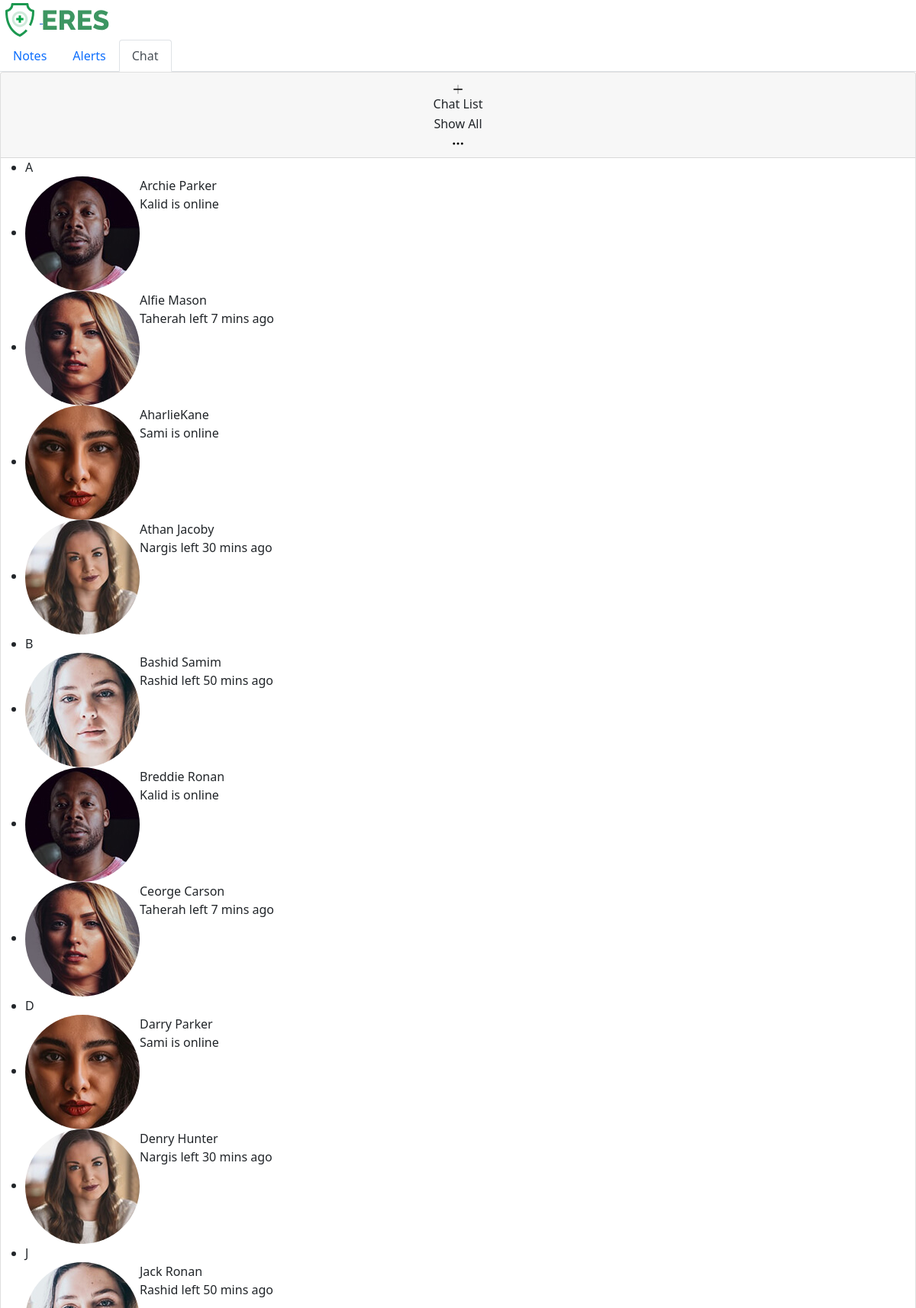
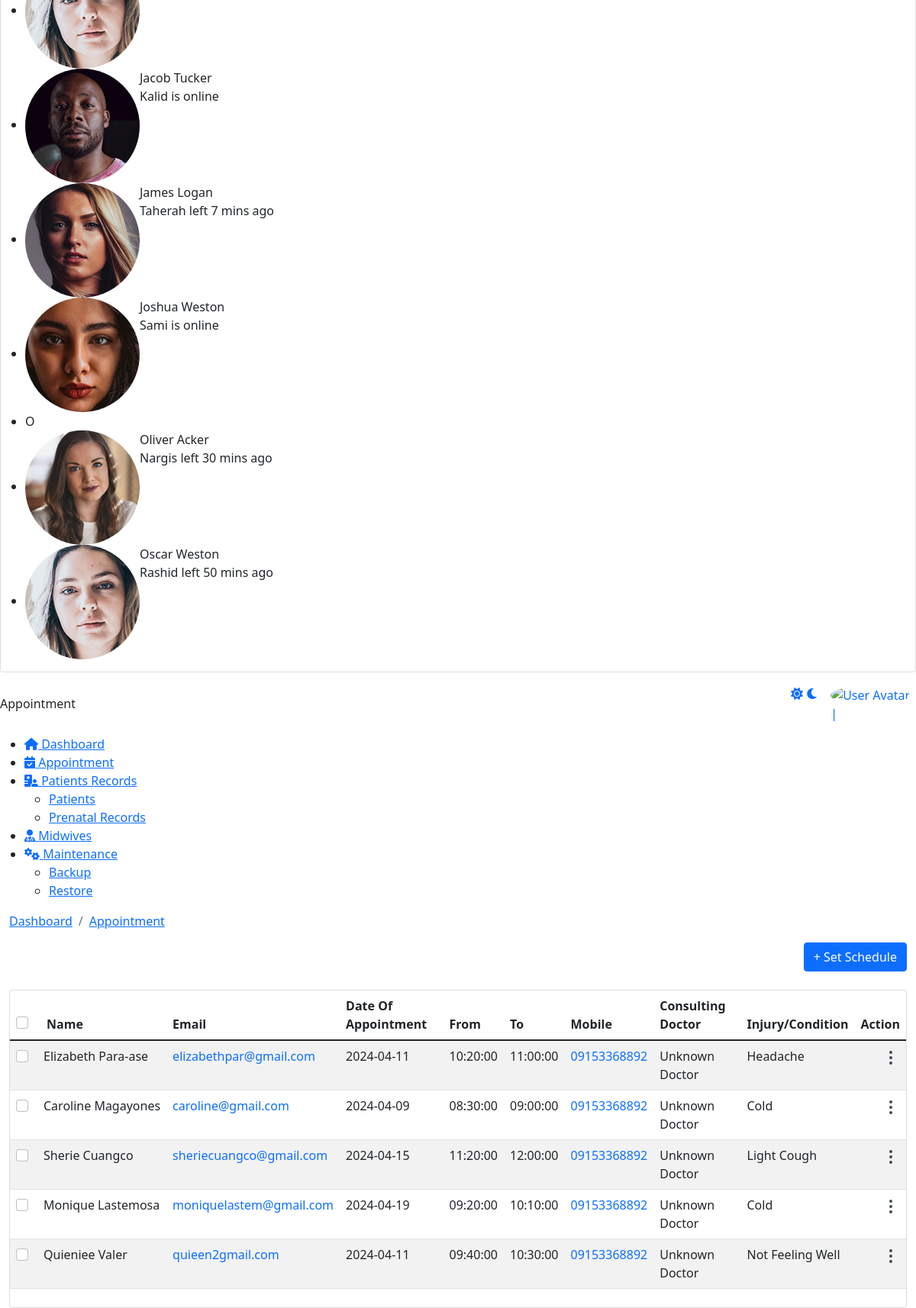
The app's page /admin/appointment.php with its own data (2 pictures, top to bottom).
### tables this page shows
CREATE TABLE `appointments` (
  `A_Id` int(11) NOT NULL AUTO_INCREMENT,
  `Title` varchar(10) NOT NULL,
  `FirstName` varchar(50) NOT NULL,
  `LastName` varchar(50) NOT NULL,
  `DateOfAppointment` date NOT NULL,
  `StartTime` time NOT NULL,
  `EndTime` time NOT NULL,
  `Address` varchar(100) NOT NULL,
  `Mobile` varchar(15) NOT NULL,
  `Consult_Doc` varchar(50) NOT NULL,
  `Email` varchar(100) NOT NULL,
  `Conditions` text NOT NULL,
  `Note` text NOT NULL,
  `Accepted` int(11) DEFAULT 2,
  PRIMARY KEY (`A_Id`)
);

### admin/appointment.php (the view, shortened to what this page needs)
<!DOCTYPE html>
<html lang="en">
    <head>
		 <link href="https://eres.dexignzone.com/codeigniter/demo/public/assets/vendor/owl-carousel/owl.carousel.css" rel="stylesheet" type="text/css"/>
		 <link href="https://eres.dexignzone.com/codeigniter/demo/public/assets/vendor/clockpicker/css/bootstrap-clockpicker.min.css" rel="stylesheet" type="text/css"/>
		 <link href="https://eres.dexignzone.com/codeigniter/demo/public/assets/vendor/bootstrap-datetimepicker/css/bootstrap-datetimepicker.min.css" rel="stylesheet" type="text/css"/>
		 <link href="https://eres.dexignzone.com/codeigniter/demo/public/assets/vendor/bootstrap-datetimepicker-master/css/bootstrap-datetimepicker.min.css" rel="stylesheet" type="text/css"/>
		 <link href="https://eres.dexignzone.com/codeigniter/demo/public/assets/vendor/datatables/css/jquery.dataTables.min.css" rel="stylesheet" type="text/css"/>
		 <link href="https://eres.dexignzone.com/codeigniter/demo/public/assets/vendor/bootstrap-select/dist/css/bootstrap-select.min.css" rel="stylesheet" type="text/css"/>
    <link class="main-css" href="https://eres.dexignzone.com/codeigniter/demo/public/assets/css/style.css" rel="stylesheet" type="text/css"/>
	<link rel="stylesheet" href="https://cdnjs.cloudflare.com/ajax/libs/font-awesome/6.5.1/css/all.min.css" />
<link rel="stylesheet" href="https://cdn.jsdelivr.net/npm/flatpickr/dist/flatpickr.min.css">
</head>
<body>
    <div id="main-wrapper">
<?php
include './template/header.php';
?>
<?php
include './template/chatbot.php';
?>
<div class="header">
	<div class="header-content">
		<nav class="navbar navbar-expand">
			<div class="collapse navbar-collapse justify-content-between">
				<div class="header-left">
					<div class="dashboard_bar">
					Appointment					</div>
				</div>
				<?php
				include './template/header2.php';
				?>
			</div>
		</nav>
	</div>
</div>
<?php
include './template/sidebar.php';
?>
<div class="content-body">
	<div class="container-fluid">
		<div class="page-titles">
			<ol class="breadcrumb">
				<li class="breadcrumb-item"><a href="javascript:void(0)">Dashboard</a></li>
				<li class="breadcrumb-item active"><a href="javascript:void(0)">Appointment</a></li>
			</ol>
		</div>
		<div class="form-head d-flex mb-3 mb-md-4 align-items-center">
			<div class="ms-auto">
				<a href="javascript:void(0);" class="btn btn-primary btn-rounded add-appointment" data-bs-toggle="modal" data-bs-target="#exampleModal">+ Set Schedule</a>
			</div>
		</div>
		<div class="row">
    <div class="col-xl-12">
        <div class="card">
            <div class="card-body p-0">
                <div class="table-responsive">
                    <table id="example5" class="table table-striped patient-list mb-4 dataTablesCard fs-14">
                        <thead>
                            <tr>
                                <th>
                                    <div class="checkbox text-end align-self-center">
                                        <div class="form-check custom-checkbox">
                                            <input type="checkbox" class="form-check-input" id="checkAll" required="">
                                        </div>
                                    </div>
                                </th>
                                <th>Name</th>
                                <th>Email</th>
                                <th>Date Of Appointment</th>
                                <th>From</th>
                                <th>To</th>
                                <th>Mobile</th>
                                <th>Consulting Doctor</th>
                                <th>Injury/Condition</th>
                                <th>Action</th>
                            </tr>
                        </thead>
                        <tbody>
                        <?php
                            include('./connection/conn.php');
                            $query = "SELECT * FROM appointments WHERE Accepted = 2";
                            $result = mysqli_query($conn, $query);
                            if (!$result) {
                                echo "<tr><td colspan='10'>Error: " . mysqli_error($conn) . "</td></tr>";
                            } elseif (mysqli_num_rows($result) > 0) {
                                while ($row = mysqli_fetch_assoc($result)) {
                                    $appointmentId = $row['A_Id'];
                                    $fullName = $row['FirstName'] . ' ' . $row['LastName'];
                                    $consultingDoctor = getDoctorName($row['Consult_Doc'], $conn);
                                    echo "<tr id='appointmentRow_$appointmentId'>";
                                    echo "<td>";
                                    echo '<div class="checkbox text-end align-self-center">';
                                    echo '<div class="form-check custom-checkbox">';
                                    echo '<input type="checkbox" class="form-check-input" id="customCheckBox_' . $appointmentId . '" required="">';
                                    echo '</div>';
                                    echo '</div>';
                                    echo '</td>';
                                    echo '<td class="patient-info ps-0"><span class="text-nowrap ms-1">' . htmlspecialchars($fullName) . '</span></td>';
                                    echo '<td class="text-primary">' . htmlspecialchars($row['Email']) . '</td>';
                                    echo '<td>' . htmlspecialchars($row['DateOfAppointment']) . '</td>';
                                    echo '<td>' . htmlspecialchars($row['StartTime']) . '</td>';
                                    echo '<td>' . htmlspecialchars($row['EndTime']) . '</td>';
                                    echo '<td class="text-primary">' . htmlspecialchars($row['Mobile']) . '</td>';
                                    echo '<td>' . htmlspecialchars($consultingDoctor) . '</td>';
                                    echo '<td>' . htmlspecialchars($row['Conditions']) . '</td>';
                                    echo "<td>
                                        <div class='dropdown ms-auto c-pointer text-end'>
                                            <div class='btn-link' data-bs-toggle='dropdown'>
                                                <svg width='24' height='24' viewBox='0 0 24 24' fill='none' xmlns='http://www.w3.org/2000/svg'>
                                                    <path d='M12 11C11.4477 11 11 11.4477 11 12C11 12.5523 11.4477 13 12 13C12.5523 13 13 12.5523 13 12C13 11.4477 12.5523 11 12 11Z' stroke='#3E4954' stroke-width='2' stroke-linecap='round' stroke-linejoin='round'/>
                                                    <path d='M12 18C11.4477 18 11 18.4477 11 19C11 19.5523 11.4477 20 12 20C12.5523 20 13 19.5523 13 19C13 18.4477 12.5523 18 12 18Z' stroke='#3E4954' stroke-width='2' stroke-linecap='round' stroke-linejoin='round'/>
                                                    <path d='M12 4C11.4477 4 11 4.44772 11 5C11 5.55228 11.4477 6 12 6C12.5523 6 13 5.55228 13 5C13 4.44772 12.5523 4 12 4Z' stroke='#3E4954' stroke-width='2' stroke-linecap='round' stroke-linejoin='round'/>
                                                </svg>
                                            </div>
                                            <div class='dropdown-menu dropdown-menu-right'>
                                                <a class='dropdown-item' data-bs-toggle='modal' data-bs-target='#declineReasonModal_$appointmentId'>Delete</a>
                                            </div>
                                        </div>
                                    </td>";
                                    echo '</tr>';
                                }
                            } else {
                                echo "<tr><td colspan='10'>No appointments found</td></tr>";
                            }
                            function getDoctorName($doctorId, $conn) {
                                $query = "SELECT Title, FirstName, LastName FROM doctors WHERE DoctorID = ?";
                                $stmt = $conn->prepare($query);
                                $stmt->bind_param("i", $doctorId);
                                $stmt->execute();
                                $result = $stmt->get_result();
                                if ($result->num_rows > 0) {
                                    $doctor = $result->fetch_assoc();
                                    return htmlspecialchars($doctor['Title'] . ' ' . $doctor['FirstName'] . ' ' . $doctor['LastName']);
                                } else {
                                    return 'Unknown Doctor';
                                }
                            }
                        ?>
                        </tbody>
                    </table>
                </div>
            </div>
        </div>
    </div>
</div>
</div>
	</div>
</body>
</html>

### records on screen
appointments: fullName "Elizabeth Para-ase", Email "elizabethpar@gmail.com", DateOfAppointment "2024-04-11", StartTime "10:20:00", EndTime "11:00:00", Mobile "09153368892", consultingDoctor "Unknown Doctor", Conditions "Headache"
appointments: fullName "Caroline Magayones", Email "caroline@gmail.com", DateOfAppointment "2024-04-09", StartTime "08:30:00", EndTime "09:00:00", Mobile "09153368892", consultingDoctor "Unknown Doctor", Conditions "Cold"
appointments: fullName "Sherie Cuangco", Email "sheriecuangco@gmail.com", DateOfAppointment "2024-04-15", StartTime "11:20:00", EndTime "12:00:00", Mobile "09153368892", consultingDoctor "Unknown Doctor", Conditions "Light Cough"
appointments: fullName "Monique Lastemosa", Email "moniquelastem@gmail.com", DateOfAppointment "2024-04-19", StartTime "09:20:00", EndTime "10:10:00", Mobile "09153368892", consultingDoctor "Unknown Doctor", Conditions "Cold"
appointments: fullName "Quieniee Valer", Email "quieen2gmail.com", DateOfAppointment "2024-04-11", StartTime "09:40:00", EndTime "10:30:00", Mobile "09153368892", consultingDoctor "Unknown Doctor", Conditions "Not Feeling Well"
